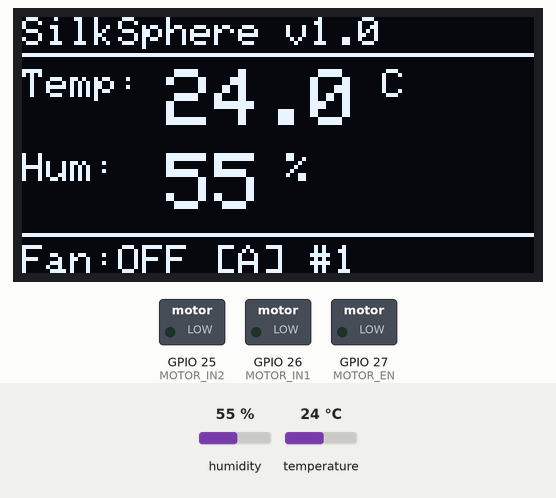
Simulated run of this sketch. Board: ESP32. Parts: 128×64 one-colour display, switched loads named in the sketch (green lamp = pin HIGH). The test bench sets the inputs (shaded band); at power-on: humidity 55 %, temperature 24 °C. WiFi joins after 1.5 s; servers stay silent unless stated; uploads are accepted with an empty reply; random numbers use the default seed unless the sketch sets one; what the sketch prints to the serial monitor is not drawn.

Above: at 5.3 s.
5.4 s: humidity set to 22 %
At 7.6 s:
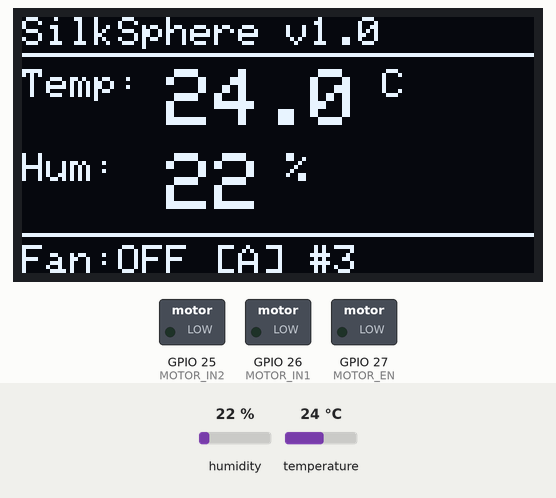
9.3 s: temperature set to 12 °C
At 12.3 s:
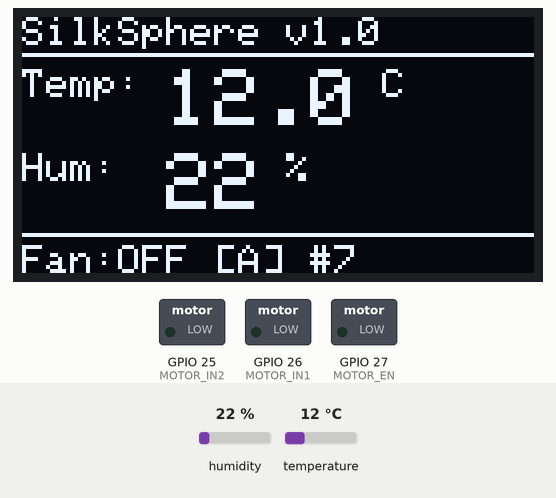
14.1 s: humidity set to 40 %
At 18.5 s:
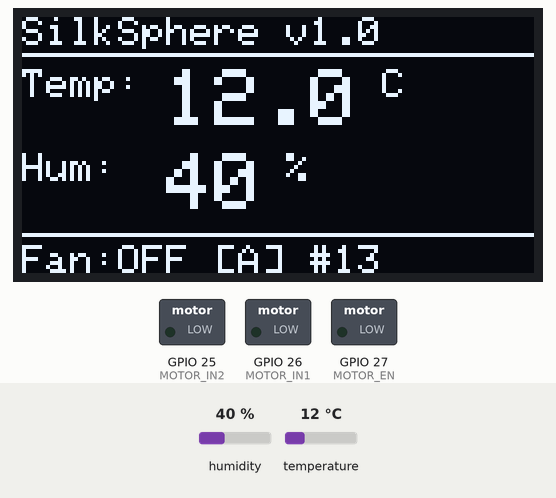
18.6 s: temperature set to 19 °C
At 23.5 s:
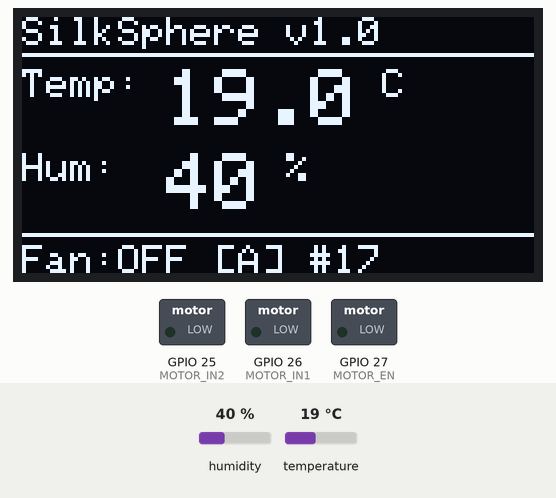
Timing chart, 0 to 24.4 s (numbered marks = the images above; inputs shaded):
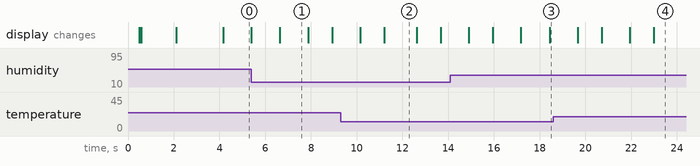

The sketch:

esp32_READY_TO_UPLOAD.ino
```cpp
// ============================================================
// SilkSphere ESP32 Firmware
// DHT11 + OLED (SSD1306) + L293D Motor + Dashboard Control
// ============================================================
// WIRING:
//   DHT11  : VCC→3.3V | DATA→GPIO23 | GND→GND
//   OLED   : VCC→3.3V | GND→GND | SDA→GPIO21 | SCL→GPIO22
//   L293D  : EN1→GPIO27 | IN1→GPIO26 | IN2→GPIO25
//            Motor+→Output1 | Motor-→Output2
//            Pin8(MotorVCC)→5V | Pin16(LogicVCC)→3.3V
// ============================================================
// REQUIRED LIBRARIES (install via Arduino IDE Library Manager):
//   - DHT sensor library by Adafruit
//   - Adafruit SSD1306
//   - Adafruit GFX Library
//   - ArduinoJson (version 6.x)
// ============================================================

#include <WiFi.h>
#include <HTTPClient.h>
#include <DHT.h>
#include <Wire.h>
#include <Adafruit_GFX.h>
#include <Adafruit_SSD1306.h>
#include <ArduinoJson.h>

// ============================================================
// CONFIG
// ============================================================
const char* WIFI_SSID     = "NITTTR-Participance";
const char* WIFI_PASSWORD = "Network@2025";
const char* BACKEND_IP    = "192.168.93.140";
const int   BACKEND_PORT  = 5000;

// ============================================================
// PIN DEFINITIONS
// ============================================================
#define DHTPIN      23
#define DHTTYPE     DHT11

#define MOTOR_EN    27   // L293D Enable (PWM capable)
#define MOTOR_IN1   26   // L293D Input 1
#define MOTOR_IN2   25   // L293D Input 2

// ============================================================
// OLED CONFIG
// ============================================================
#define SCREEN_WIDTH  128
#define SCREEN_HEIGHT  64
#define OLED_RESET     -1   // No reset pin
#define OLED_ADDRESS  0x3C  // Try 0x3D if display stays blank

Adafruit_SSD1306 display(SCREEN_WIDTH, SCREEN_HEIGHT, &Wire, OLED_RESET);
DHT dht(DHTPIN, DHTTYPE);

// ============================================================
// STATE
// ============================================================
float  temperature   = 0.0;
float  humidity      = 0.0;
int    co2           = 900;
bool   motorRunning  = false;
bool   manualOverride = false;
bool   dhtOk         = false;

unsigned long lastSendTime       = 0;
unsigned long lastMotorCheckTime = 0;
unsigned long lastOledUpdate     = 0;
int           loopCount          = 0;
int           sentCount          = 0;

const unsigned long SEND_INTERVAL        = 5000;   // Send sensor data every 5s
const unsigned long MOTOR_CHECK_INTERVAL = 2000;   // Poll dashboard commands every 2s
const unsigned long OLED_INTERVAL        = 1000;   // Refresh display every 1s

// ============================================================
// HELPERS
// ============================================================
String backendUrl(const char* path) {
  return String("http://") + BACKEND_IP + ":" + BACKEND_PORT + path;
}

void motorOn() {
  digitalWrite(MOTOR_IN1, HIGH);
  digitalWrite(MOTOR_IN2, LOW);
  digitalWrite(MOTOR_EN, HIGH);
  motorRunning = true;
}

void motorOff() {
  digitalWrite(MOTOR_IN1, LOW);
  digitalWrite(MOTOR_IN2, LOW);
  digitalWrite(MOTOR_EN, LOW);
  motorRunning = false;
}

// ============================================================
// OLED DISPLAY
// ============================================================
void updateDisplay(const char* statusMsg = nullptr) {
  display.clearDisplay();
  display.setTextColor(SSD1306_WHITE);

  // Header
  display.setTextSize(1);
  display.setCursor(0, 0);
  display.print("SilkSphere v1.0");
  display.drawLine(0, 9, 127, 9, SSD1306_WHITE);

  if (!dhtOk) {
    display.setCursor(0, 16);
    display.setTextSize(1);
    display.println("DHT11 Error!");
    display.println("Check wiring:");
    display.println("DATA -> GPIO23");
    display.println("VCC  -> 3.3V");
  } else {
    // Temperature row
    display.setCursor(0, 13);
    display.setTextSize(1);
    display.print("Temp: ");
    display.setTextSize(2);
    display.print(temperature, 1);
    display.setTextSize(1);
    display.print(" C");

    // Humidity row
    display.setCursor(0, 34);
    display.print("Hum:  ");
    display.setTextSize(2);
    display.print(humidity, 0);
    display.setTextSize(1);
    display.print(" %");
  }

  // Bottom status bar
  display.drawLine(0, 54, 127, 54, SSD1306_WHITE);
  display.setCursor(0, 57);
  if (statusMsg) {
    display.print(statusMsg);
  } else {
    display.print("Fan:");
    display.print(motorRunning ? "ON " : "OFF");
    display.print(manualOverride ? " [M]" : " [A]");
    display.print(" #");
    display.print(loopCount);
  }

  display.display();
}

void showBootScreen() {
  display.clearDisplay();
  display.setTextSize(2);
  display.setTextColor(SSD1306_WHITE);
  display.setCursor(8, 10);
  display.println("SilkSphere");
  display.setTextSize(1);
  display.setCursor(20, 32);
  display.println("ESP32 Node v1.0");
  display.setCursor(28, 46);
  display.println("Connecting...");
  display.display();
}

// ============================================================
// SETUP
// ============================================================
void setup() {
  Serial.begin(115200);
  delay(500);

  Serial.println("\n=============================");
  Serial.println("  SilkSphere ESP32 Starting");
  Serial.println("=============================");

  // Motor pins
  pinMode(MOTOR_EN,  OUTPUT);
  pinMode(MOTOR_IN1, OUTPUT);
  pinMode(MOTOR_IN2, OUTPUT);
  motorOff();

  // DHT11
  dht.begin();

  // OLED — try I2C address 0x3C first
  Wire.begin(21, 22);  // SDA=21, SCL=22
  if (!display.begin(SSD1306_SWITCHCAPVCC, OLED_ADDRESS)) {
    Serial.println("OLED 0x3C failed, trying 0x3D...");
    if (!display.begin(SSD1306_SWITCHCAPVCC, 0x3D)) {
      Serial.println("OLED not found! Check wiring.");
      // Continue without OLED — don't halt
    } else {
      Serial.println("OLED found at 0x3D");
    }
  } else {
    Serial.println("OLED found at 0x3C");
  }
  display.clearDisplay();
  display.display();
  showBootScreen();

  // WiFi
  Serial.print("Connecting to WiFi: ");
  Serial.println(WIFI_SSID);
  WiFi.begin(WIFI_SSID, WIFI_PASSWORD);

  int attempts = 0;
  while (WiFi.status() != WL_CONNECTED && attempts < 30) {
    delay(500);
    Serial.print(".");
    attempts++;
  }

  if (WiFi.status() == WL_CONNECTED) {
    Serial.println("\nWiFi Connected!");
    Serial.print("IP: ");
    Serial.println(WiFi.localIP());

    display.clearDisplay();
    display.setTextSize(1);
    display.setTextColor(SSD1306_WHITE);
    display.setCursor(0, 10);
    display.println("WiFi Connected!");
    display.setCursor(0, 25);
    display.print("IP: ");
    display.println(WiFi.localIP());
    display.display();
    delay(2000);
  } else {
    Serial.println("\nWiFi FAILED — running offline");
    display.clearDisplay();
    display.setCursor(0, 10);
    display.println("WiFi Failed!");
    display.println("Offline mode.");
    display.display();
    delay(2000);
  }

  Serial.println("Setup complete.\n");
}

// ============================================================
// READ DHT11
// ============================================================
void readDHT() {
  float t = dht.readTemperature();
  float h = dht.readHumidity();

  if (isnan(t) || isnan(h)) {
    dhtOk = false;
    Serial.println("[DHT11] Read failed — check GPIO23 wiring");
  } else {
    dhtOk = true;
    temperature = t;
    humidity    = h;
    co2 = random(850, 1001);  // Simulated CO2 (no sensor)
    Serial.printf("[DHT11] Temp=%.1f°C  Hum=%.1f%%  CO2=%d ppm\n", temperature, humidity, co2);
  }
}

// ============================================================
// SEND DATA TO BACKEND
// ============================================================
void sendSensorData() {
  if (WiFi.status() != WL_CONNECTED) {
    Serial.println("[WiFi] Not connected — skip send");
    return;
  }

  if (!dhtOk) {
    Serial.println("[Send] Skipped — DHT11 not ready");
    return;
  }

  HTTPClient http;
  String url = backendUrl("/sensor-data");
  http.begin(url);
  http.addHeader("Content-Type", "application/json");
  http.setTimeout(4000);

  String json = "{\"temperature\":" + String(temperature, 1)
              + ",\"humidity\":"    + String(humidity, 1)
              + ",\"co2\":"         + String(co2)
              + ",\"node_id\":\"ESP32-DHT11\"}";

  Serial.println("[Send] " + json);
  int code = http.POST(json);

  if (code > 0) {
    sentCount++;
    Serial.printf("[Send] ✓ HTTP %d  (sent %d)\n", code, sentCount);
  } else {
    Serial.printf("[Send] ✗ Error %d (%s)\n", code, http.errorToString(code).c_str());
  }

  http.end();
}

// ============================================================
// POLL DASHBOARD MOTOR COMMANDS
// ============================================================
void checkDashboardCommands() {
  if (WiFi.status() != WL_CONNECTED) return;

  HTTPClient http;
  String url = backendUrl("/motor-control");
  http.begin(url);
  http.setTimeout(3000);

  int code = http.GET();
  if (code == 200) {
    String body = http.getString();

    StaticJsonDocument<256> doc;
    DeserializationError err = deserializeJson(doc, body);

    if (!err) {
      bool newManual   = doc["manual_override"] | false;
      bool newMotorCmd = doc["motor_enabled"]   | false;

      manualOverride = newManual;

      if (manualOverride) {
        // Dashboard has control
        if (newMotorCmd && !motorRunning)  { motorOn();  Serial.println("[Motor] Dashboard → ON");  }
        if (!newMotorCmd && motorRunning)  { motorOff(); Serial.println("[Motor] Dashboard → OFF"); }
      } else {
        // Auto mode: fan on if temp > 30°C
        bool autoOn = (temperature > 30.0);
        if (autoOn && !motorRunning)  { motorOn();  Serial.println("[Motor] Auto → ON  (Temp>30)"); }
        if (!autoOn && motorRunning)  { motorOff(); Serial.println("[Motor] Auto → OFF"); }
      }
    }
  } else if (code < 0) {
    Serial.printf("[Motor] Poll failed: %d\n", code);
  }

  http.end();
}

// ============================================================
// LOOP
// ============================================================
void loop() {
  unsigned long now = millis();
  loopCount++;

  // 1. Read sensor
  readDHT();

  // 2. Update OLED every second
  if (now - lastOledUpdate >= OLED_INTERVAL) {
    lastOledUpdate = now;
    updateDisplay();
  }

  // 3. Send data every 5 seconds
  if (now - lastSendTime >= SEND_INTERVAL) {
    lastSendTime = now;
    sendSensorData();
  }

  // 4. Poll dashboard motor commands every 2 seconds
  if (now - lastMotorCheckTime >= MOTOR_CHECK_INTERVAL) {
    lastMotorCheckTime = now;
    checkDashboardCommands();
  }

  // 5. Serial status line
  Serial.printf("[Loop %d] Temp:%.1f°C  Hum:%.1f%%  Motor:%s  Mode:%s  WiFi:%s\n",
    loopCount,
    temperature,
    humidity,
    motorRunning ? "ON" : "OFF",
    manualOverride ? "MANUAL" : "AUTO",
    WiFi.status() == WL_CONNECTED ? "OK" : "LOST"
  );

  delay(1000);
}
```

Measured:
- what the display in image 0 shows lasts 1.2 s, from 4.2 s to 5.4 s
- what the display in image 2 shows lasts 1.4 s, from 11.2 s to 12.6 s
